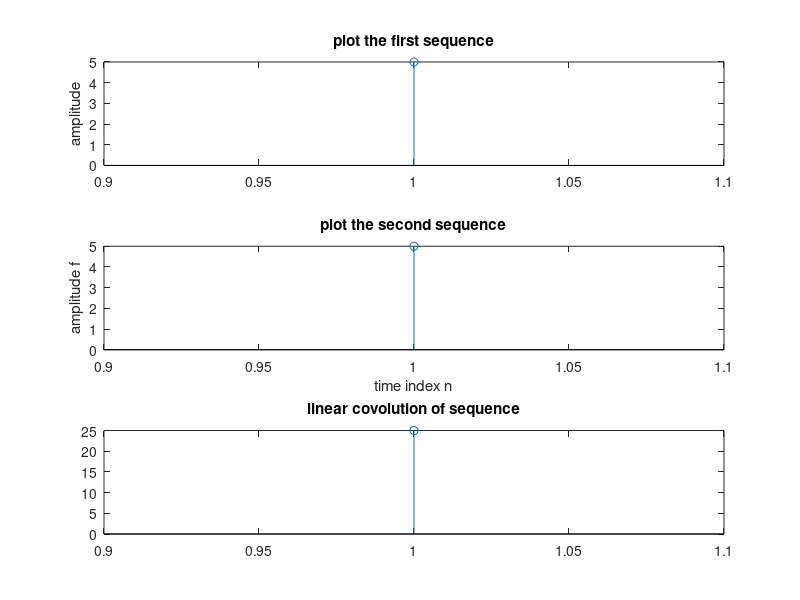

The MATLAB script that drew this image:
clc;
x1=input('enter the first sequence');
x2=input('enter the second sequence');
subplot(3,1,1);
stem(x1);
ylabel('amplitude');
title('plot the first sequence');
subplot(3,1,2);
stem(x2);
ylabel('amplitude');
title('plot the second sequence');
f=conv(x1,x2);
disp('output of linear convolution is');
disp(f);
xlabel('time index n');
ylabel('amplitude f');
subplot(3,1,3);
stem(f);
title('linear covolution of sequence');
